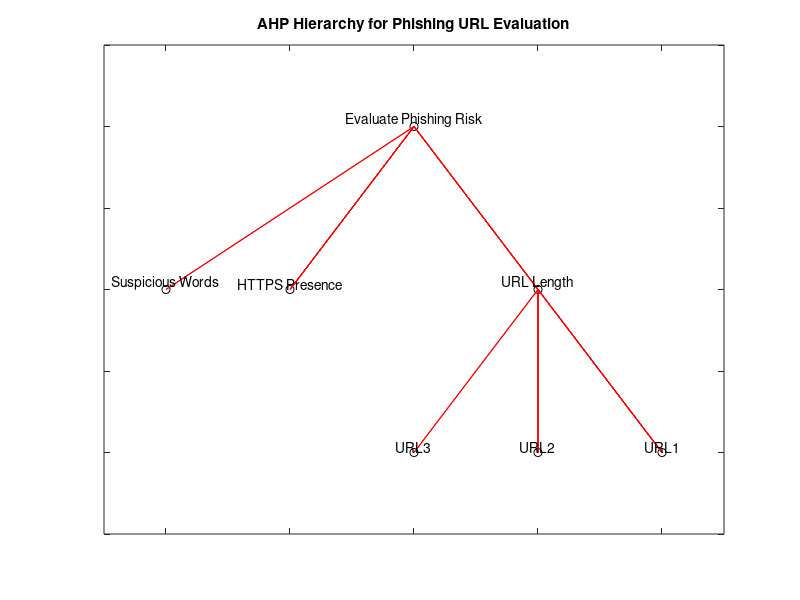

Write MATLAB code to recreate this figure.
% AHP Hierarchy Visualization

% Define nodes: 1=Goal, 2-4=Criteria, 5-7=Alternatives
nodes = {'Evaluate Phishing Risk', 'URL Length', 'HTTPS Presence', 'Suspicious Words', 'URL1', 'URL2', 'URL3'};

% Define parent indices (tree structure)
% Parent of 1 is 0 (root), parents of 2-4 are 1, parents of 5-7 are 2 (under URL Length for demo)
parent = [0, 1, 1, 1, 2, 2, 2];  % Adjust for your hierarchy

% Plot the tree
figure;
treeplot(parent);
title('AHP Hierarchy for Phishing URL Evaluation');

% Label nodes
[x, y] = treelayout(parent);
text(x, y, nodes, 'VerticalAlignment', 'bottom', 'HorizontalAlignment', 'center', 'FontSize', 10);

% Optional: Use graph for directed edges
% G = digraph([1 1 1 2 2 2], [2 3 4 5 6 7]);
% plot(G, 'Layout', 'layered');
% labelnode(G, 1:7, nodes);
